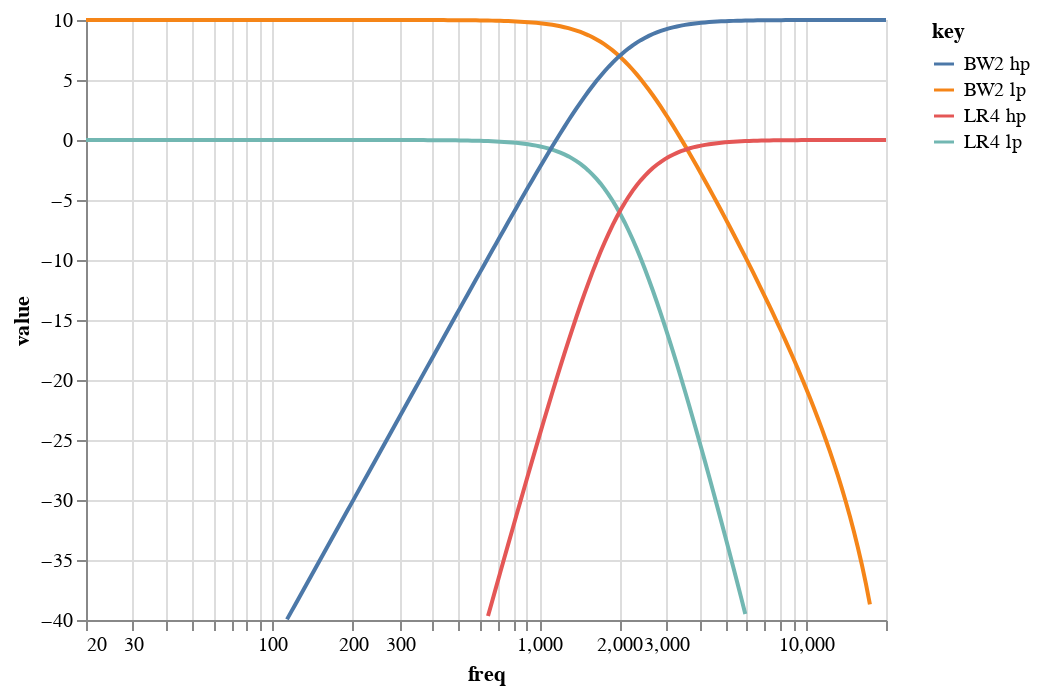

The notebook cell this image was saved under:
### Code cell
alt.Chart(
    pd.DataFrame({'freq': freq, 'LR4 lp': lr4_lp, 'LR4 hp': lr4_hp, 'BW2 lp': bw2_lp+10, 'BW2 hp': bw2_hp+10})
).transform_fold(['LR4 lp', 'LR4 hp', 'BW2 lp', 'BW2 hp']
).transform_filter('datum.value>-40'
).mark_line().encode(
    x=alt.X('freq:Q', scale=alt.Scale(type="log", domain=[20, 20000], nice=False)), 
    y=alt.Y('value:Q', scale=alt.Scale(domain=[-40, 10], nice=False)),
    color='key:N',
)

### Figure 1 — Vega-Lite specification as saved in the notebook (floating-point values rounded to 4 significant figures; data arrays with more than 128 entries replaced by an {"elided": "..."} marker saying what was removed)
{"config": {"view": {"continuousWidth": 400, "continuousHeight": 300}}, "data": {"name": "data-d232b2e744cd5f1af158417505911ac0"}, "mark": "line", "encoding": {"color": {"type": "nominal", "field": "key"}, "x": {"type": "quantitative", "field": "freq", "scale": {"domain": [20, 20000], "nice": false, "type": "log"}}, "y": {"type": "quantitative", "field": "value", "scale": {"domain": [-40, 10], "nice": false}}}, "transform": [{"fold": ["LR4 lp", "LR4 hp", "BW2 lp", "BW2 hp"]}, {"filter": "datum.value>-40"}], "$schema": "https://vega.github.io/schema/vega-lite/v4.8.1.json", "datasets": {"data-d232b2e744cd5f1af158417505911ac0": {"elided": "200 records"}}}
